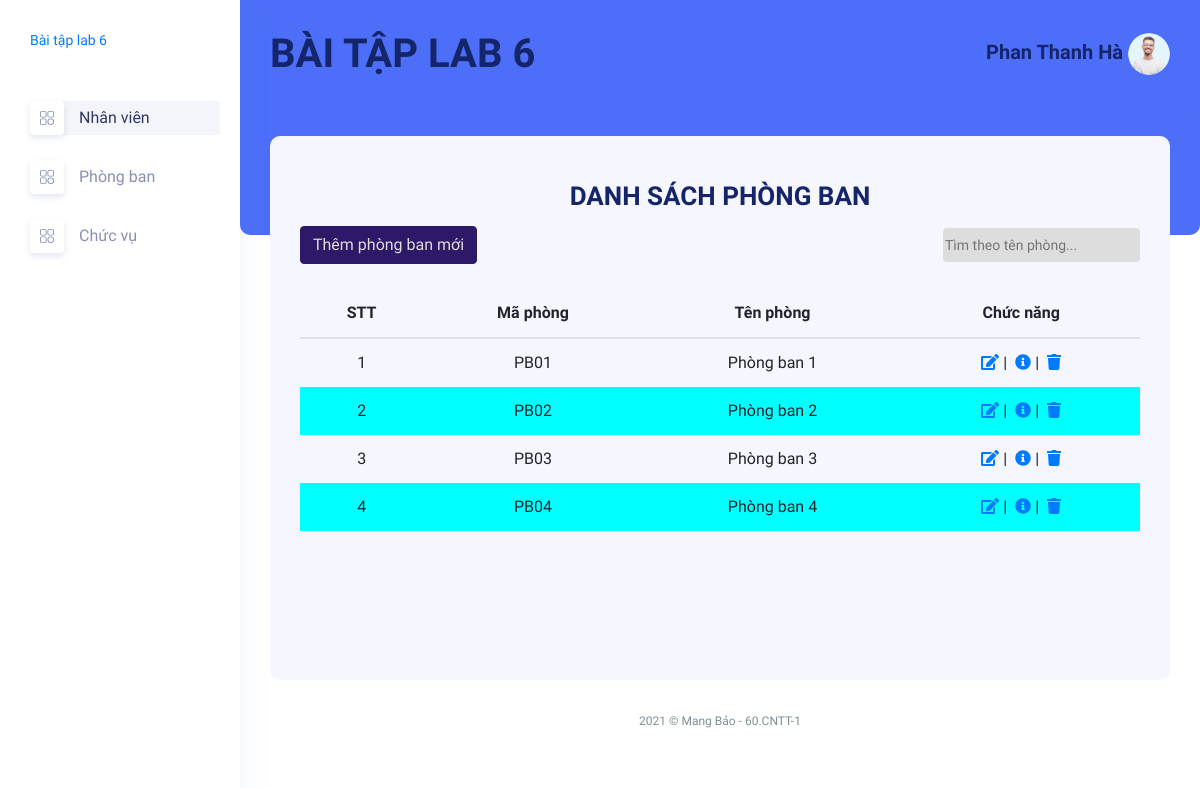
The app's page /PhongBan/Index (signed in) with its own data.
### tables this page shows
create table phongban(
	maphong varchar(20) NOT NULL primary key,
	tenphong varchar(50) NOT NULL
);

### mvc/core/controller.php (called while the page is built, shortened)
<?php
class Controller{
    public function view($view, $data=[]){
        require_once "./mvc/views/".$view.".php";
    }
}
?>

### mvc/controllers/phongban.php (called while the page is built, shortened)
<?php
class PhongBan extends Controller{
    public $pbModel;
    public function __construct()
    {
        $this->pbModel = $this->model("PhongBanModel");
    }
    public function Index()
    {
        $listpb = json_decode($this->pbModel->listPhongBan(), true);
        $this->view("layoutAdmin", [
            'page' => 'phongban/index',
            'listpb' => $listpb
        ]);
    }
}
?>

### mvc/core/app.php (called while the page is built, shortened)
<?php
class App {
    protected $action = "Index";
    function __construct(){
        $arr = $this->UrlProcess();
        if(isset($arr[0])){
            if(file_exists("./mvc/controllers/".$arr[0].".php")){
                unset($arr[0]);
            }
        }
        $this->controller = new $this->controller;
        if(isset($arr[1])){
            if(method_exists($this->controller, $arr[1])){
                $this->action = $arr[1];
            }
            unset($arr[1]);
        }
        $this->params = $arr?array_values($arr):[];
        call_user_func_array([$this->controller, $this->action], $this->params);
    }
    function UrlProcess(){
        if(isset($_GET["url"])){
            return explode("/", filter_var(trim($_GET["url"], "/")));
        }
    }
}
?>

### index.php (called while the page is built, shortened)
<?php
$myApp = new App();
?>

### mvc/core/database.php (called while the page is built, shortened)
<?php
class DataBase {
    protected $servername = "localhost";
    protected $username = "root";
    protected $password = "";
    function __construct()
    {
        $this->con = mysqli_connect($this->servername, $this->username, $this->password);
    }
}
?>

### mvc/models/PhongBanModel.php (called while the page is built, shortened)
<?php
class PhongBanModel extends DataBase {
    public function listPhongBan()
    {
        $qr = "SELECT * FROM phongban";
        $rows = mysqli_query($this->con, $qr);
        $arr = array();
        while($row = mysqli_fetch_array($rows)) {
            $arr[] = $row;
        }
        return json_encode($arr);
    }
}
?>

### mvc/views/pages/phongban/index.php (the view, shortened to what this page needs)
<div class="main_content_iner ">
    <div class="container-fluid p-0 ">
        <div class="row ">
            <div class="col-lg-12">
                <div class="white_card_body">
                    <div class="QA_table table-responsive ">
                        <div class="white_card_header">
                            <h3 style="line-height: 1.6; text-align: center;"">DANH SÁCH PHÒNG BAN</h3>
                            <div class="box_header m-0">
                                <button class="btn btn-primary">
                                    <a href="PhongBan/Create" style="color: #ddd;">Thêm phòng ban mới</a>
                                </button>
                                <input type="text" id="searchInput" onkeyup="searchFunc()" placeholder="Tìm theo tên phòng..." title="Tìm theo họ tên">
                            </div>
                        </div>
                        <div class="white_card_body">
                            <div class="QA_table table-responsive ">
                                <table class="table pt-0" id="myTable">
                                    <thead>
                                        <tr>
                                            <th class="row_head">STT</th>
                                            <th class="row_head">Mã phòng</th>
                                            <th class="row_head">Tên phòng</th>
                                            <th class="row_head">Chức năng</th>
                                        </tr>
                                    </thead>
                                    <tbody>
                                        <?php
                                        $stt = 1;
                                        foreach ($data['listpb'] as $item) {
                                            echo "
                                                <tr>
                                                    <td class='row_body'>" . ($stt++) . "</td>
                                                    <td class='row_body'>" . $item['maphong'] . "</td>
                                                    <td class='row_body'>" . $item['tenphong'] . "</td>
                                                ";
                                            echo "
                                                    <td class='row_body'>
                                                        <a href='PhongBan/Edit/" . $item["maphong"] . "'><i class='fa fa-edit'></i></a>&nbsp;|&nbsp;
                                                        <a href='PhongBan/Details/" . $item["maphong"] . "'><i class='fa fa-info-circle'></i></a>&nbsp;|&nbsp;
                                                        <a href='PhongBan/Delete/" . $item["maphong"] . "'><i class='fa fa-trash'></i></a>
                                                    </td>
                                                </tr>
                                                ";
                                        }
                                        ?>
                                    </tbody>
                                </table>
                            </div>
                        </div>
                    </div>
                </div>
            </div>
        </div>
    </div>
</div>

### mvc/views/pages/phongban/index.php (style rules this page uses)
table { margin-top: 25px; font-size: 1rem; }
table th, table td { text-align: center; }
.row_head, .row_body { vertical-align: middle !important; }
table tr:nth-child(even) { background-color: aqua; }
#searchInput { outline: none; border: none; border-radius: 4px; line-height: 32px; background-color: #ddd; }

### records on screen
phongban: maphong "PB01", tenphong "Phòng ban 1"
phongban: maphong "PB02", tenphong "Phòng ban 2"
phongban: maphong "PB03", tenphong "Phòng ban 3"
phongban: maphong "PB04", tenphong "Phòng ban 4"

### other values on screen
$_SESSION["user"]["hoNV"] "Phan"
$_SESSION["user"]["tenNV"] "Thanh Hà"
